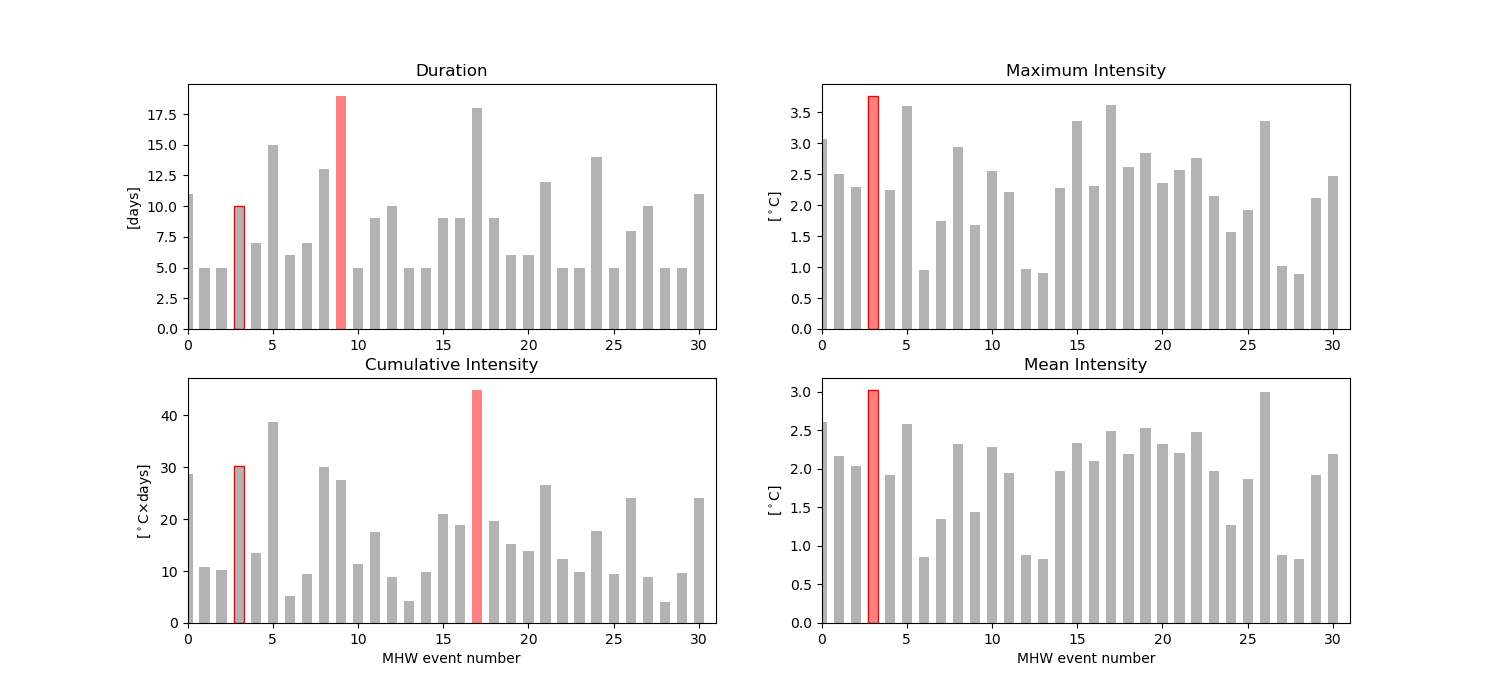

Python code for this plot:
import matplotlib.pyplot as plt
import numpy as np
import pickle

with open('mhws_data.pkl', 'rb') as f:
    [dates, t, sst, mhws, clim] = pickle.load(f)

ev = np.argmax(mhws['intensity_max']) # Find largest event

plt.figure(figsize=(15,7))

# Duration
plt.subplot(2,2,1)
evMax = np.argmax(mhws['duration'])
plt.bar(range(mhws['n_events']), mhws['duration'], width=0.6, \
        color=(0.7,0.7,0.7))
plt.bar(evMax, mhws['duration'][evMax], width=0.6, color=(1,0.5,0.5))
plt.bar(ev, mhws['duration'][ev], width=0.6, edgecolor=(1,0.,0.), \
        color='none')
plt.xlim(0, mhws['n_events'])
plt.ylabel('[days]')
plt.title('Duration')
# Maximum intensity
plt.subplot(2,2,2)
evMax = np.argmax(mhws['intensity_max'])
plt.bar(range(mhws['n_events']), mhws['intensity_max'], width=0.6, \
        color=(0.7,0.7,0.7))
plt.bar(evMax, mhws['intensity_max'][evMax], width=0.6, color=(1,0.5,0.5))
plt.bar(ev, mhws['intensity_max'][ev], width=0.6, edgecolor=(1,0.,0.), \
        color='none')
plt.xlim(0, mhws['n_events'])
plt.ylabel(r'[$^\circ$C]')
plt.title('Maximum Intensity')
# Mean intensity
plt.subplot(2,2,4)
evMax = np.argmax(mhws['intensity_mean'])
plt.bar(range(mhws['n_events']), mhws['intensity_mean'], width=0.6, \
        color=(0.7,0.7,0.7))
plt.bar(evMax, mhws['intensity_mean'][evMax], width=0.6, color=(1,0.5,0.5))
plt.bar(ev, mhws['intensity_mean'][ev], width=0.6, edgecolor=(1,0.,0.), \
        color='none')
plt.xlim(0, mhws['n_events'])
plt.title('Mean Intensity')
plt.ylabel(r'[$^\circ$C]')
plt.xlabel('MHW event number')
# Cumulative intensity
plt.subplot(2,2,3)
evMax = np.argmax(mhws['intensity_cumulative'])
plt.bar(range(mhws['n_events']), mhws['intensity_cumulative'], width=0.6, \
        color=(0.7,0.7,0.7))
plt.bar(evMax, mhws['intensity_cumulative'][evMax], width=0.6, color=(1,0.5,0.5))
plt.bar(ev, mhws['intensity_cumulative'][ev], width=0.6, edgecolor=(1,0.,0.), \
        color='none')
plt.xlim(0, mhws['n_events'])
plt.title(r'Cumulative Intensity')
plt.ylabel(r'[$^\circ$C$\times$days]')
plt.xlabel('MHW event number')

plt.savefig('mhw_distribution.png')
